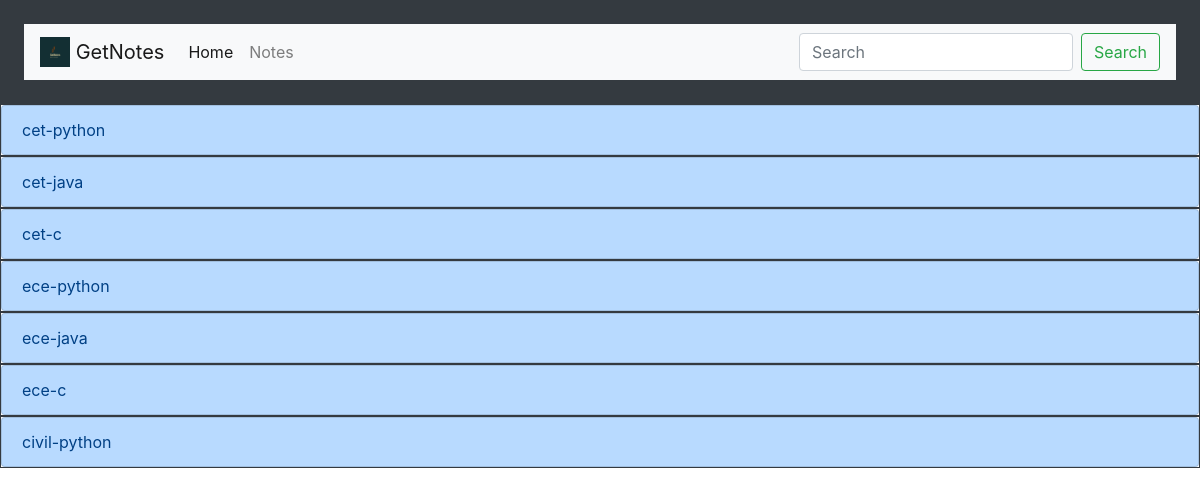
Page /notes/ on the earlier database version.
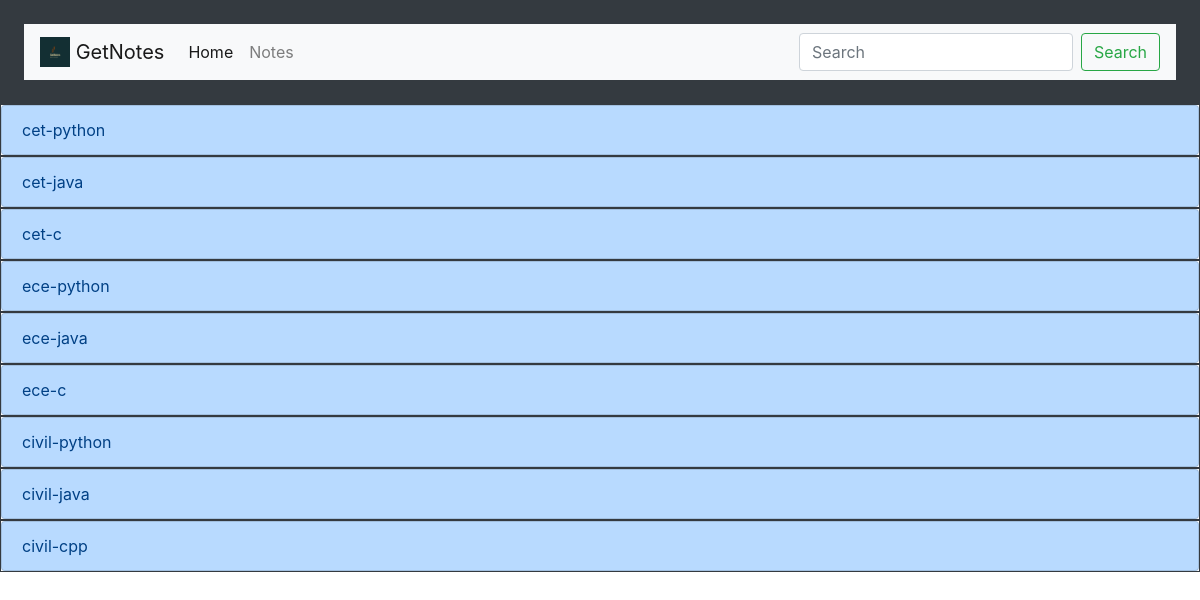
Same page on the later database version.
### notes/models.py (models this page shows, shortened)
class Notes(models.Model):
	user = models.ForeignKey(User,default=1,null = True, on_delete=models.SET_NULL)
	department = models.CharField(max_length = 64)
	subject = models.CharField(max_length = 64)
	image = models.FileField(upload_to='image/',blank=True,null=True)
	slug = models.SlugField(unique=True)
	timestamp = models.DateTimeField(auto_now_add=True)
	publish_date = models.DateTimeField(auto_now=False,auto_now_add=False,null = True, blank = True)
	objects = NotesManager()

### notes/views.py (the view)
# urls.py: path('', notes_list_view),
def notes_list_view(request):
    template_name = "notes/list.html"
    content = {'object_list': Notes.objects.all()}
    return render(request, template_name, content)

### notes/models.py (called while the page is built)
    def get_queryset(self):
        return NotesQuerySet(self.model, using=self._db)

### notes/templates/notes/list.html
{% extends "base.html" %}
{% block content %}
<div class="list-group">
    {% for obj in object_list %}
    <span class="border border-dark">
        <a href="{{ obj.slug }}" class="list-group-item list-group-item-action list-group-item-primary">{{ obj.slug }}</a>
    </span>
    {% endfor %}
</div>
{% endblock %}

### templates/base.html (shortened to what this page needs)
<!doctype html>
<html lang="en">
<head>
	<link rel="stylesheet" href="https://stackpath.bootstrapcdn.com/bootstrap/4.3.1/css/bootstrap.min.css"
>
</head>
<body>
	{% include 'navbar.html' %}
	{% block content %}
	{% endblock %}
</body>
</html>

### templates/navbar.html
{% load staticfiles %}
<nav class="bg-dark p-4" style="background-color: #5ba2d4;">
    <nav class="navbar navbar-expand-lg navbar-light bg-light">
        <a class="navbar-brand" href="/home">
            <img src= "{% static "/Screenshot (28).png" %}" width="30" height="30" class="d-inline-block align-top"
                alt="">
            GetNotes
        </a>
        <div class="collapse navbar-collapse" id="navbarSupportedContent">
            <ul class="navbar-nav mr-auto">
                <li class="nav-item active">
                    <a class="nav-link" href="/home">Home<span class="sr-only">(current)</span></a>
                </li>
                <li class="nav-item">
                    <a class="nav-link" href="/notes/">Notes</a>
                </li>
            </ul>
            <form class="form-inline my-2 my-lg-0" action="/search/">
                <input class="form-control mr-sm-2" type="search" name="q" placeholder="Search" aria-label="Search">
                <button class="btn btn-outline-success my-2 my-sm-0" type="submit">Search</button>
            </form>
        </div>
    </nav>
</nav>

Differences in the rows shown:
added Notes: slug "civil-java"
added Notes: slug "civil-cpp"
